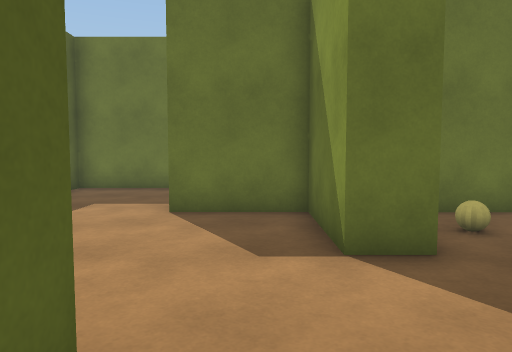
[1] (above)

23 first-person views from a walk through a scene from a Unity 3-D project. The camera is 1.3 m above the floor, tilts 4° down and sees 70° across. The floor is counted in squares, 1 m on a side. Each view is taken from the middle of a square. On the plan, view 1 faces up. The plan holds only what a view shows up to about 15 squares ahead; the rest is blank. The player is left out.

[2]
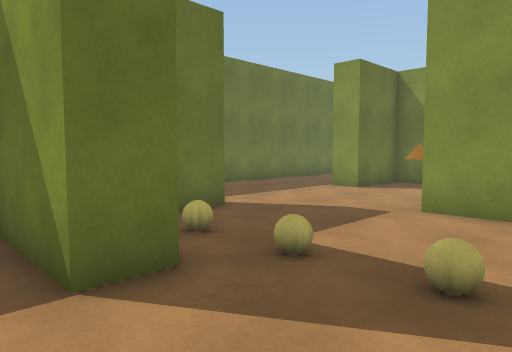

[3]
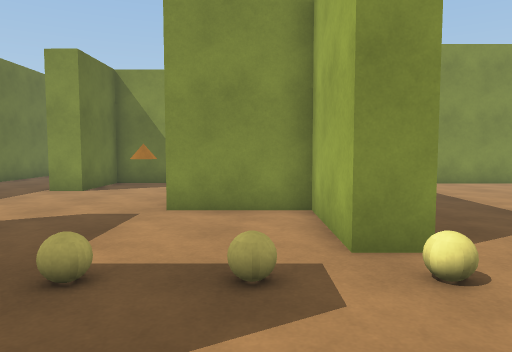

[4]
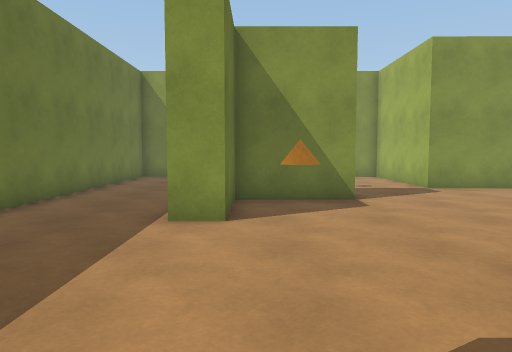

[5]
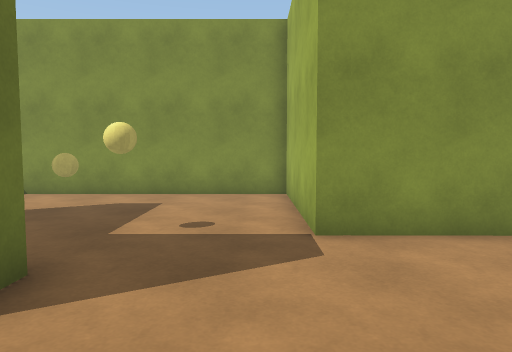

[6]
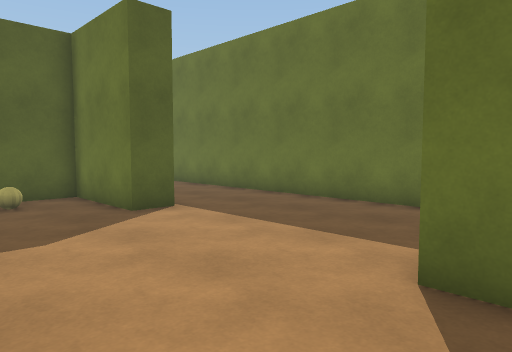

[7]
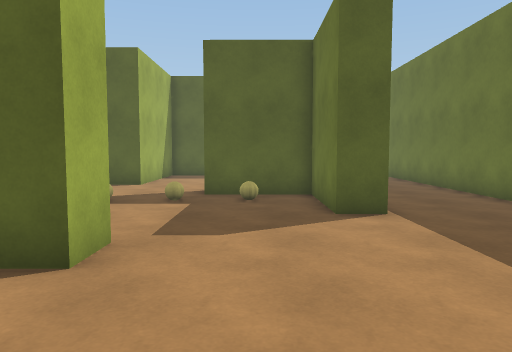

[8]
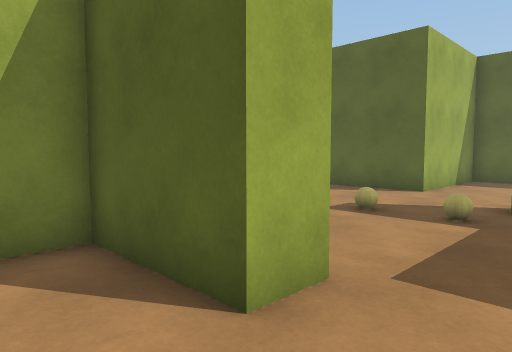

[9]
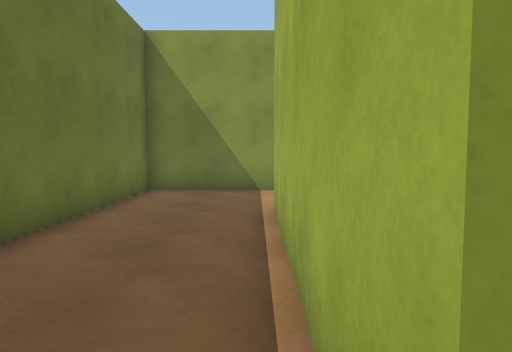

[10]
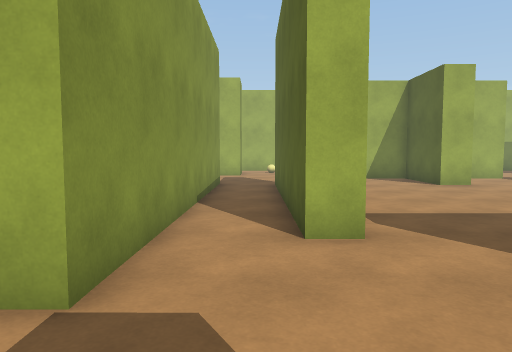

[11]
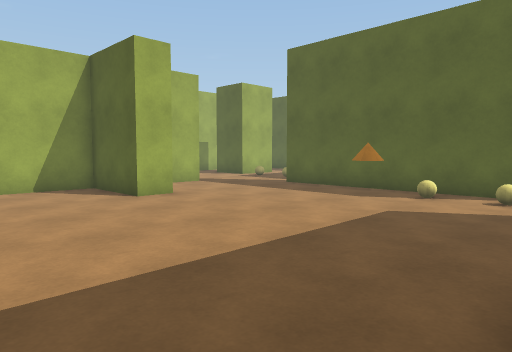

[12]
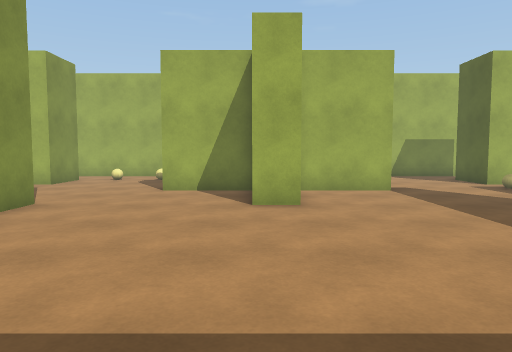

[13]
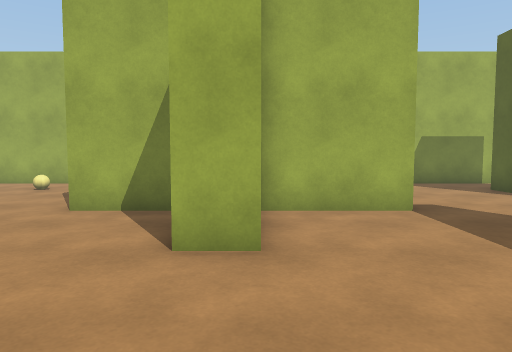

[14]
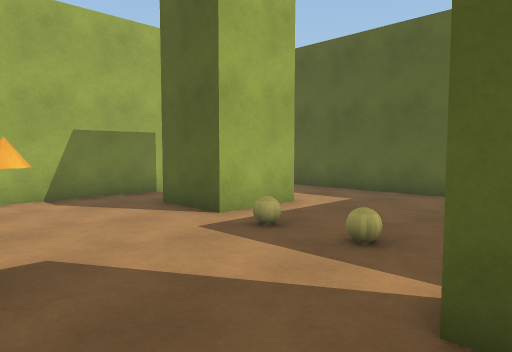

[15]
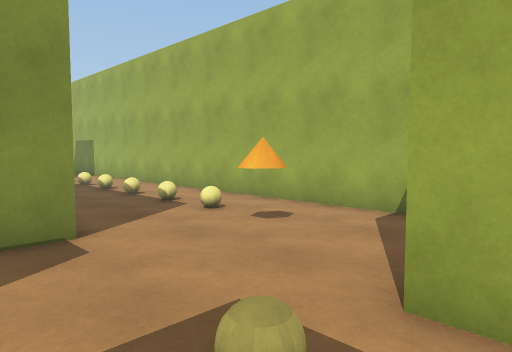

[16]
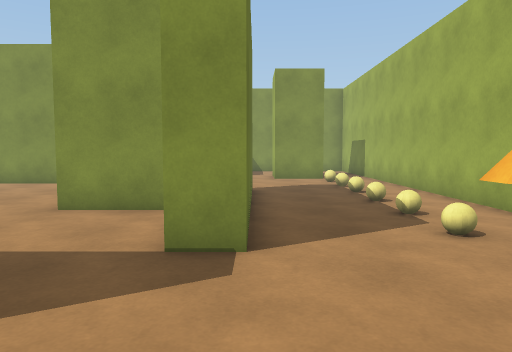

[17]
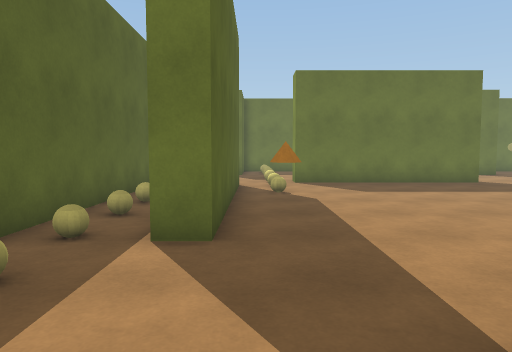

[18]
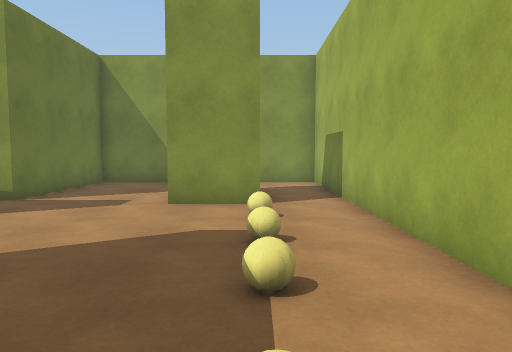

[19]
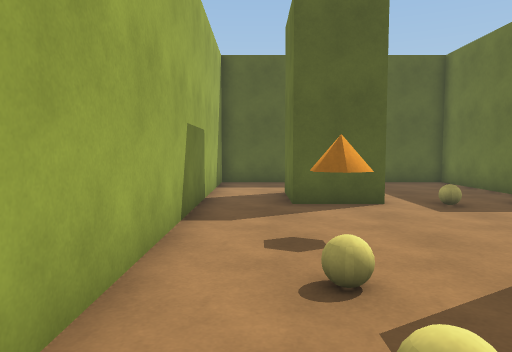

[20]
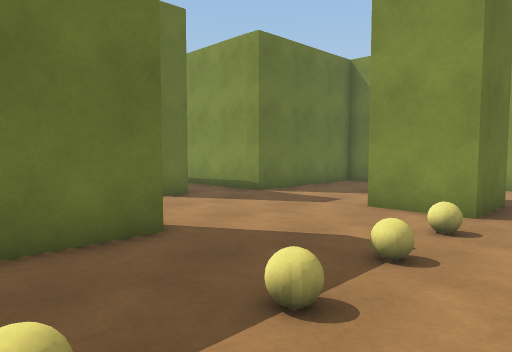

[21]
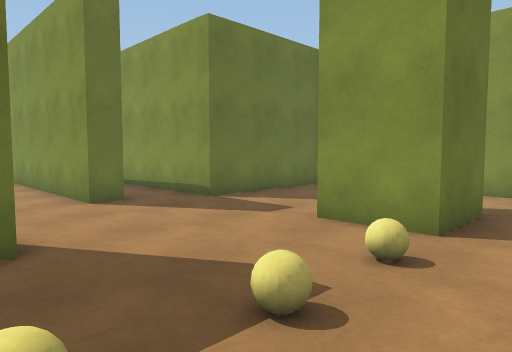

[22]
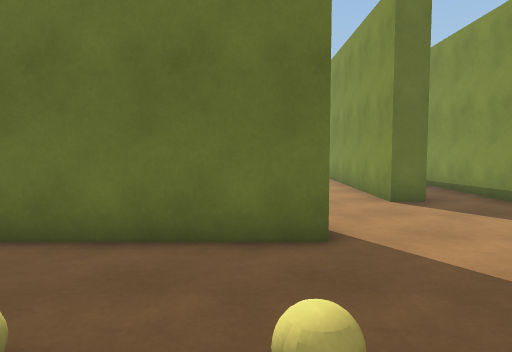

[23]
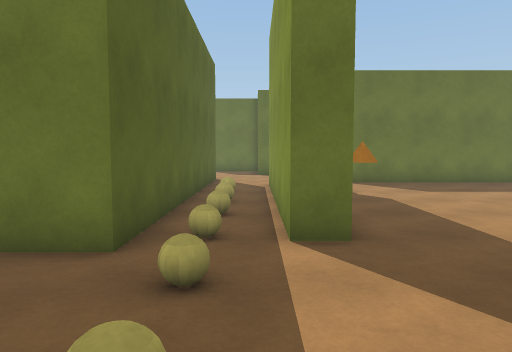

### Floor plan
Ten units are one square. View 1 is at (0, 0); x grows to the right and y downward. Boxes are objects, and circles mark ways between rooms. Rooms are numbered by the first view taken in them; rooms with no view inside come last. Other rooms are left out.
<svg viewBox="-66 -131 300 330">
<path fill="none" stroke="#000" d="M56 -88 56 -76 24 -76 24 -45 11 -45 11 -76 -19 -77M99 -126 -59 -126 -59 -120M146 -43 146 -76 117 -76 117 -86 191 -86M158 -44 153 -44M46 -8 79 -8 79 -39 91 -39 91 -8 101 -8M144 13 153 13M175 6 175 -11 229 -11 229 -126 129 -126M-61 -30 -61 -16 -8 -16 -8 4M79 120 79 97 91 97 91 128 121 128M46 140 46 128 80 128M121 139 49 139M-24 149 2 149 2 171 -22 171M24 12 24 98 15 98 15 14M121 3 46 3 46 -8M153 13 153 98 144 98 144 21M-8 4 -8 104 -59 104 -59 194 229 194 229 162M194 171 168 171 168 149 175 149M229 135 229 107 174 107 175 6"/>
<rect x="25" y="-65" width="10" height="10" fill="#bbb"><title>yellow ball</title></rect>
<rect x="35" y="-25" width="10" height="10" fill="#bbb"><title>yellow ball</title></rect>
<rect x="35" y="-45" width="10" height="10" fill="#bbb"><title>yellow ball</title></rect>
<rect x="195" y="-65" width="10" height="10" fill="#bbb"><title>yellow ball</title></rect>
<rect x="-5" y="125" width="10" height="10" fill="#bbb"><title>yellow ball</title></rect>
<rect x="-5" y="115" width="10" height="10" fill="#bbb"><title>yellow ball</title></rect>
<rect x="-5" y="95" width="10" height="10" fill="#bbb"><title>yellow ball</title></rect>
<rect x="-5" y="75" width="10" height="10" fill="#bbb"><title>yellow ball</title></rect>
<rect x="-5" y="55" width="10" height="10" fill="#bbb"><title>yellow ball</title></rect>
<rect x="-5" y="35" width="10" height="10" fill="#bbb"><title>other object</title></rect>
<rect x="35" y="35" width="10" height="10" fill="#bbb"><title>yellow ball</title></rect>
<rect x="35" y="15" width="10" height="10" fill="#bbb"><title>yellow ball</title></rect>
<rect x="35" y="-5" width="10" height="10" fill="#bbb"><title>yellow ball</title></rect>
<rect x="55" y="165" width="10" height="10" fill="#bbb"><title>yellow ball</title></rect>
<rect x="65" y="165" width="10" height="10" fill="#bbb"><title>yellow ball</title></rect>
<rect x="85" y="165" width="10" height="10" fill="#bbb"><title>yellow ball</title></rect>
<rect x="105" y="165" width="10" height="10" fill="#bbb"><title>yellow ball</title></rect>
<rect x="125" y="165" width="10" height="10" fill="#bbb"><title>yellow ball</title></rect>
<rect x="145" y="165" width="10" height="10" fill="#bbb"><title>yellow ball</title></rect>
<circle cx="150" cy="12" r="3" fill="#2a7"/>
<circle cx="24" cy="10" r="3" fill="#2a7"/>
<text x="90" y="-70">1</text>
<text x="70" y="110">2</text>
</svg>
Room 1 opens to room 2.

Where each view was taken, in squares from view 1:
view 1: 0 up, 0 right, facing up
view 2: 1 up, 0 right, facing up-right
view 3: 2 up, 0 right, facing right
view 4: 7 up, 5 right, facing right
view 5: 2 up, 12 right, facing right
view 6: 4 up, 13 right, facing up-left
view 7: 6 up, 13 right, facing left
view 8: 6 up, 11 right, facing down-left
view 9: 9 up, 11 right, facing right
view 10: 4 up, 16 right, facing down
view 11: 0 up, 14 right, facing down-left
view 12: 1 down, 9 right, facing down
view 13: 5 down, 8 right, facing down
view 14: 9 down, 5 right, facing down-left
view 15: 12 down, 1 left, facing down-right
view 16: 14 down, 0 right, facing right
view 17: 15 down, 3 right, facing up
view 18: 17 down, 8 right, facing right
view 19: 18 down, 9 right, facing left
view 20: 19 down, 9 right, facing up-right
view 21: 19 down, 11 right, facing up-right
view 22: 19 down, 11 right, facing up
view 23: 15 down, 1 right, facing up
